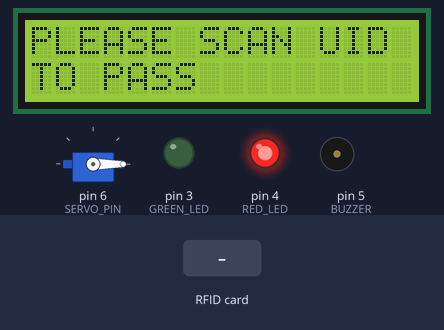
The sketch below on a simulated Arduino Uno, built with avr-gcc and run on an emulated ATmega328P. Shown: 16×2 character LCD, servo, output pins drawn as LEDs (lit = HIGH), buzzer (waves = sounding, pin HIGH). The test bench sets the inputs (shaded band). Pins used as bus, display or sensor lines are not drawn; what the sketch prints to the serial monitor is not drawn.

Above: at 1.3 s.
1.4 s: RFID card 5E 7A 19 C4 held to the reader
At 2.2 s:
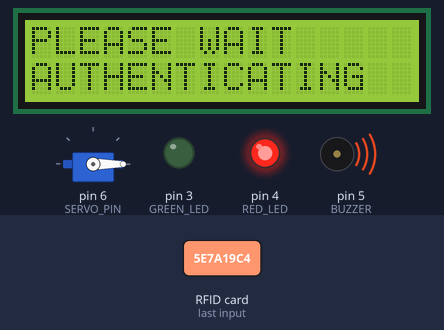
At 2.7 s:
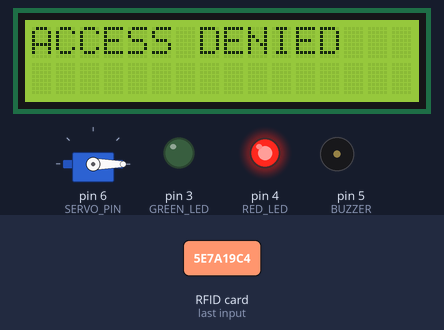
Timing chart, 0 to 9.9 s (numbered marks = the images above; inputs shaded):
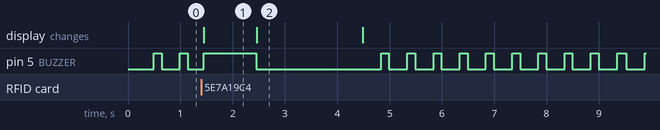

Measured:
- after the input at 1.4 s, the display: changes after 0.05 s (image 1)
- what the display in image 1 shows lasts 1.1 s, from 1.4 s to 2.5 s

The sketch:

RFID_PARKING_SYSTEM.ino
```cpp
/*
  RFID‑BASED PARKING SYSTEM  (Arduino Uno + RC522 + I²C LCD + SG90 + LEDs + Buzzer)
  ────────────────────────────────────────────────────────────────────────────────
  • Idle  : red LED on, buzzer beeps 150 ms every 500 ms, gate closed,
            “PLEASE SCAN UID TO PASS”.
  • Scan  : “PLEASE WAIT – AUTHENTICATING…”.
  • Allowed → two short beeps, green LED, gate opens 5 s, “ACCESS GRANTED”.
  • Denied  → one long beep, red LED, gate stays shut, “ACCESS DENIED”.
*/

// ─── Libraries ────────────────────────────────────────────────────────────────
#include <SPI.h>
#include <MFRC522.h>
#include <Wire.h>
#include <LiquidCrystal_I2C.h>
#include <Servo.h>

// Alias .begin() → .init() so you can write init() everywhere
#define init(...) begin(__VA_ARGS__)

// ─── Pin definitions ─────────────────────────────────────────────────────────
#define RST_PIN    9
#define SS_PIN     10
#define GREEN_LED  3
#define RED_LED    4
#define BUZZER     5
#define SERVO_PIN  6

// ─── Objects ────────────────────────────────────────────────────────────────
MFRC522 rfid(SS_PIN, RST_PIN);
LiquidCrystal_I2C lcd(0x27, 16, 2);
Servo gateServo;

// Whitelist of authorised UIDs
const char *allowedUIDs[][5] = {
  {"43","95","BB","F7"}
};

// ─── Idle‑buzzer timing constants ───────────────────────────────────────────
const unsigned long IDLE_BEEP_ON_MS  = 150;  // tone length
const unsigned long IDLE_BEEP_OFF_MS = 350;  // silence between tones

// ─── Globals for idle buzzer state ──────────────────────────────────────────
unsigned long idleBeepTimestamp = 0;
bool         idleBuzzerState   = false;

// ─── Function prototypes ─────────────────────────────────────────────────────
void idleScreen();
void idleBeep();
bool isAllowed(const char *uid);
void grantAccess();
void denyAccess();

// ─── SETUP ───────────────────────────────────────────────────────────────────
void setup() {
  Serial.init(9600);
  SPI.init();
  rfid.PCD_Init();
  Wire.init();
  lcd.init(16, 2);                 // → lcd.begin(16, 2);
  lcd.backlight();

  pinMode(GREEN_LED, OUTPUT);
  pinMode(RED_LED,   OUTPUT);
  pinMode(BUZZER,    OUTPUT);

  gateServo.attach(SERVO_PIN);
  gateServo.write(0);              // gate closed

  idleScreen();
  Serial.println(F("System ready – waiting for card"));
}

// ─── MAIN LOOP ───────────────────────────────────────────────────────────────
void loop() {

  // No new card? keep idling and pulsing buzzer
  if (!rfid.PICC_IsNewCardPresent() || !rfid.PICC_ReadCardSerial()) {
    idleBeep();
    return;
  }

  // Card detected → stop idle beep, show auth message
  digitalWrite(BUZZER, LOW);
  idleBuzzerState = false;                 // reset state
  lcd.clear();
  lcd.print("PLEASE WAIT");
  lcd.setCursor(0,1);
  lcd.print("AUTHENTICATING");

  // Convert UID to printable string
  char uidStr[15] = "";
  for (byte i = 0; i < rfid.uid.size; i++) {
    char hexByte[4];
    sprintf(hexByte, "%02X", rfid.uid.uidByte[i]);
    strcat(uidStr, hexByte);
    if (i < rfid.uid.size - 1) strcat(uidStr, " ");
  }
  Serial.print(F("Scanned UID: "));
  Serial.println(uidStr);

  // Decide
  if (isAllowed(uidStr))  grantAccess();
  else                    denyAccess();

  // Cleanup & back to idle
  rfid.PICC_HaltA();
  rfid.PCD_StopCrypto1();
  idleScreen();
}

// ─── Idle state (LCD + LEDs + start beep cycle) ─────────────────────────────
void idleScreen() {
  lcd.clear();
  lcd.print("PLEASE SCAN UID");
  lcd.setCursor(0,1);
  lcd.print("TO PASS");

  digitalWrite(RED_LED, HIGH);
  digitalWrite(GREEN_LED, LOW);
  gateServo.write(0);              // gate closed

  digitalWrite(BUZZER, LOW);       // ensure silent before first pulse
  idleBuzzerState   = false;
  idleBeepTimestamp = millis();
}

// ─── Pulsing the buzzer while idling (non‑blocking) ─────────────────────────
void idleBeep() {
  unsigned long now = millis();

  if (idleBuzzerState) {  // currently ON?
    if (now - idleBeepTimestamp >= IDLE_BEEP_ON_MS) {
      digitalWrite(BUZZER, LOW);        // turn it off
      idleBuzzerState   = false;
      idleBeepTimestamp = now;
    }
  } else {                // currently OFF
    if (now - idleBeepTimestamp >= IDLE_BEEP_OFF_MS) {
      digitalWrite(BUZZER, HIGH);       // turn it on
      idleBuzzerState   = true;
      idleBeepTimestamp = now;
    }
  }
}

// ─── Check UID against whitelist ─────────────────────────────────────────────
bool isAllowed(const char *uid) {
  const size_t nCards = sizeof(allowedUIDs) / sizeof(allowedUIDs[0]);
  for (size_t i = 0; i < nCards; i++) {
    char concat[15] = "";
    for (byte b = 0; b < 4; b++) {
      strcat(concat, allowedUIDs[i][b]);
      if (b < 3) strcat(concat, " ");
    }
    if (!strcmp(uid, concat)) return true;
  }
  return false;
}

// ─── Access granted ─────────────────────────────────────────────────────────
void grantAccess() {
  Serial.println(F("Access GRANTED"));

  // Two short beeps
  for (byte i = 0; i < 2; i++) {
    digitalWrite(BUZZER, HIGH); delay(150);
    digitalWrite(BUZZER, LOW);  delay(150);
  }

  digitalWrite(RED_LED, LOW);
  digitalWrite(GREEN_LED, HIGH);
  lcd.clear();
  lcd.print("ACCESS GRANTED");

  gateServo.write(90);             // open gate
  delay(5000);
  gateServo.write(0);              // close gate
  digitalWrite(GREEN_LED, LOW);
}

// ─── Access denied ─────────────────────────────────────────────────────────
void denyAccess() {
  Serial.println(F("Access DENIED"));

  digitalWrite(BUZZER, HIGH); delay(1000);
  digitalWrite(BUZZER, LOW);

  digitalWrite(RED_LED, HIGH);
  digitalWrite(GREEN_LED, LOW);
  lcd.clear();
  lcd.print("ACCESS DENIED");
  delay(2000);
}
```
